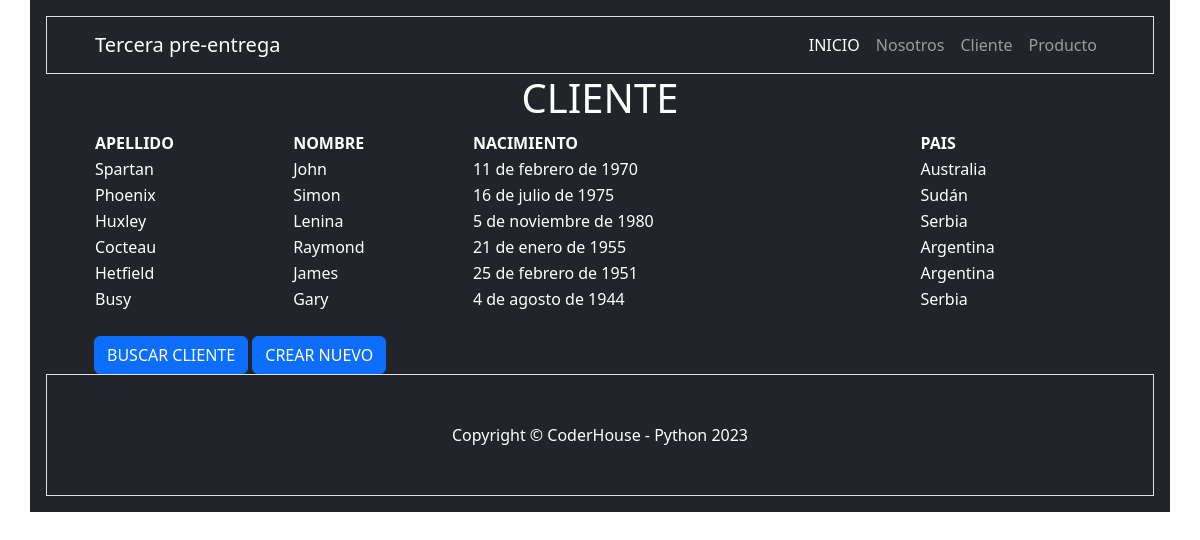
The page /cliente/ on the database as committed earlier.
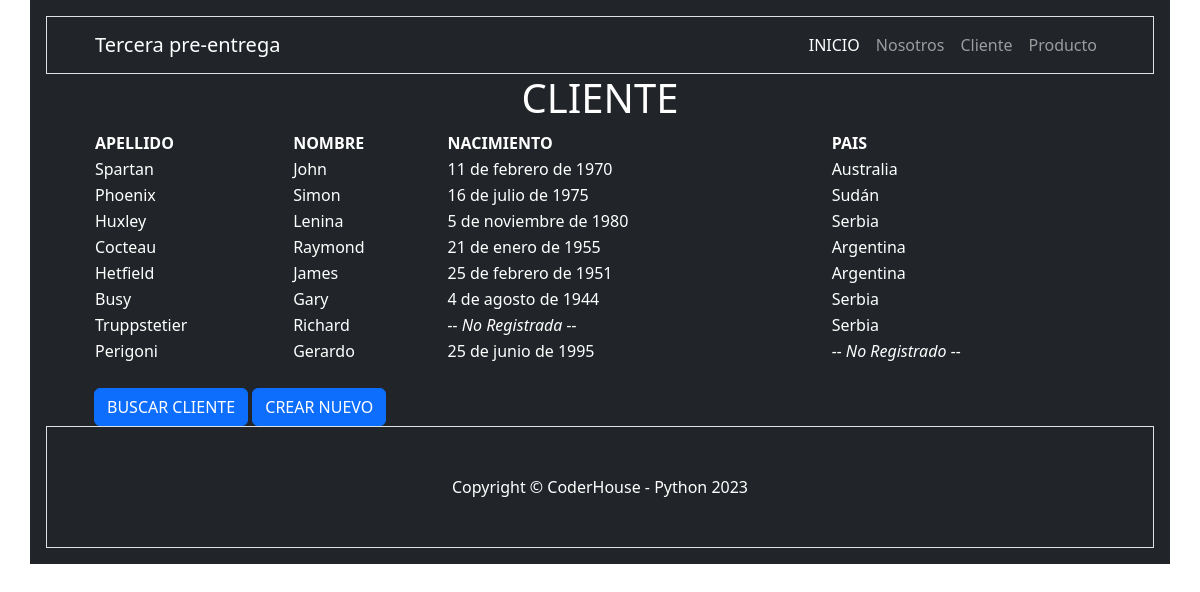
The same page on the database as committed later.
### cliente/models.py (models this page shows, shortened)
class Cliente(models.Model):
    nombre = models.CharField(max_length=100)
    apellido = models.CharField(max_length=100)
    nacimiento = models.DateField(null=True, blank=True)
    pais_origen = models.ForeignKey(Pais, on_delete=models.SET_NULL, null=True, blank=True)

class Pais(models.Model):
    nombre = models.CharField(max_length=100, unique=True)
    def __str__(self) -> str:
        return self.nombre

### cliente/views.py (the view)
# urls.py: path('', views.home, name="index"),
def home(request):
    clientes = models.Cliente.objects.all()
    context = {"clientes": clientes}
    return render(request, "cliente/index.html", context)

### cliente/templates/cliente/index.html
{% extends 'core/base.html' %}
{% block contenido_titulo %}
    CLIENTE
{% endblock contenido_titulo %}
{% block contenido %}
    <table style="width:100%">
        <tr>
            <th>APELLIDO</th>
            <th>NOMBRE</th>
            <th>NACIMIENTO</th>
            <th>PAIS</th>
        </tr>
        {% for cliente in clientes %}
            <tr>
                <td>{{cliente.apellido}}</td>
                <td>{{cliente.nombre}}</td>
                <td>
                    {% if cliente.nacimiento %}
                        {{cliente.nacimiento}}
                    {% else %}
                    <i class="fa fa-italic" aria-hidden="true">-- No Registrada --</i>
                    {% endif %}
                </td>
                <td>
                    {% if cliente.pais_origen %}
                        {{cliente.pais_origen}}
                    {% else %}
                        <i class="fa fa-italic" aria-hidden="true">-- No Registrado --</i>
                    {% endif %}
                </td>
            </tr>
        {% endfor %}
    </table>
    <br>
    <a href="{% url 'cliente:clientes-buscar' %}" class="btn btn-primary">BUSCAR CLIENTE</a>
    <a href="{% url 'cliente:crear' %}" class="btn btn-primary">CREAR NUEVO</a>
{% endblock contenido %}

### core/templates/core/base.html (shortened to what this page needs)
{% load static %}
<!DOCTYPE html>
<html lang="es">
    <head>
        <link href="{% static 'core/css/styles.css' %}" rel="stylesheet" />
    </head>
    <body>
        <div class="container p-3 bg-dark text-white">
            {% include 'core/navbar.html' %}
            <div class="container px-4 px-lg-5">
                <h1 class="font-weight-light text-center">
                    {% block contenido_titulo %}
                    {% endblock contenido_titulo %}
                </h1>
                {% block contenido %}
                {% endblock contenido %}
            </div>
            {% include 'core/footer.html' %}
        </div>
    </body>
</html>

### core/templates/core/navbar.html (shortened to what this page needs)
<nav class="navbar navbar-expand-lg navbar-dark bg-dark border">
    <div class="container px-5">
        <a class="navbar-brand" href="#!">Tercera pre-entrega</a>
        <div class="collapse navbar-collapse" id="navbarSupportedContent">
            <ul class="navbar-nav ms-auto mb-2 mb-lg-0">
                <li class="nav-item"><a class="nav-link active" aria-current="page" href="{% url 'core:index' %}">INICIO</a></li>
                <li class="nav-item"><a class="nav-link" href="{% url 'core:about' %}">Nosotros</a></li>
                <li class="nav-item"><a class="nav-link" href="{% url 'cliente:index' %}">Cliente</a></li>
                <li class="nav-item"><a class="nav-link" href="{% url 'producto:index' %}">Producto</a></li>
            </ul>
        </div>
    </div>
</nav>

### core/templates/core/footer.html
<footer class="py-5 bg-dark border">
    <div class="container px-4 px-lg-5"><p class="m-0 text-center text-white">Copyright &copy; CoderHouse - Python 2023</p></div>
</footer>

Rows that differ between the two databases and show on the page:
added Cliente: apellido "Truppstetier", nombre "Richard", shows "-- No Registrada --", pais_origen "Serbia"
added Cliente: apellido "Perigoni", nombre "Gerardo", nacimiento "25 de junio de 1995", shows "-- No Registrado --"
